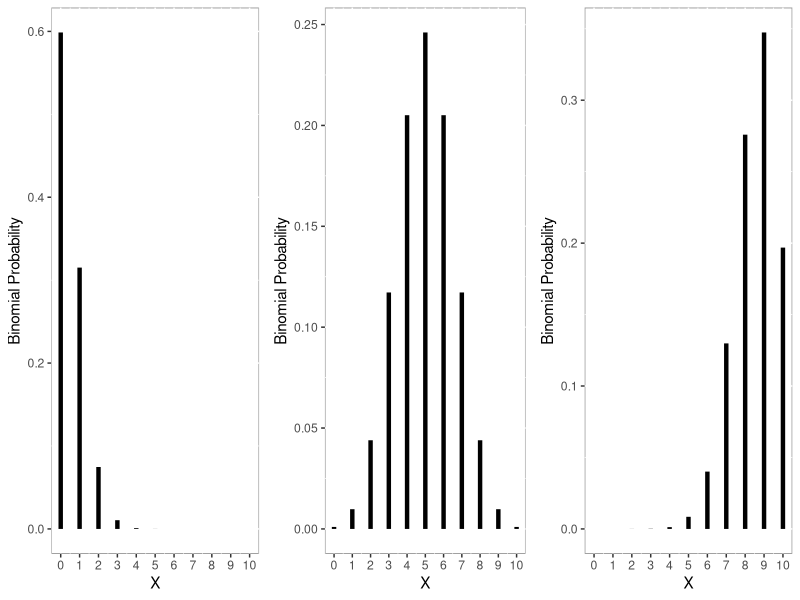
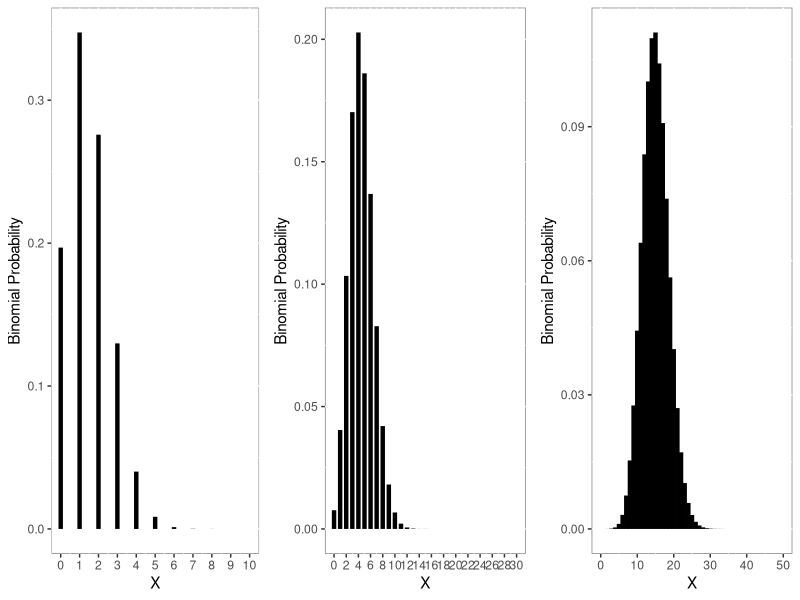

Source code (R) for these figures, in order:

#### function to generate the entire binomial distribution
gbinom <- function(n,prob){
xseq <- seq(0,n)
prob_seq <- sapply(xseq,dbinom,size=n,prob=prob)
return(prob_seq)
}



library(ggplot2)

n=10
p=0.05
try1 <- gbinom(n=n,prob=p)
df <- data.frame(X=seq(0,n),prob=try1)

g1<-ggplot(df, aes(X, prob)) +
  geom_linerange(
    aes(x = X, ymin = 0, ymax = prob), 
    color = "black", size = 1.5
    )+theme(panel.background = element_rect(fill = "white", colour = "grey50"))+ylab("Binomial Probability")+
  scale_x_continuous(breaks = seq(0, n, by = 1))




n=10
p=0.5
try1 <- gbinom(n=n,prob=p)
df <- data.frame(X=seq(0,n),prob=try1)

g2<-ggplot(df, aes(X, prob)) +
  geom_linerange(
    aes(x = X, ymin = 0, ymax = prob), 
    color = "black", size = 1.5
    )+theme(panel.background = element_rect(fill = "white", colour = "grey50"))+ylab("Binomial Probability")+
  scale_x_continuous(breaks = seq(0, n, by = 1))


n=10
p=0.85
try1 <- gbinom(n=n,prob=p)
df <- data.frame(X=seq(0,n),prob=try1)

g3<-ggplot(df, aes(X, prob)) +
  geom_linerange(
    aes(x = X, ymin = 0, ymax = prob), 
    color = "black", size = 1.5
    )+theme(panel.background = element_rect(fill = "white", colour = "grey50"))+ylab("Binomial Probability")+
  scale_x_continuous(breaks = seq(0, n, by = 1))

library("gridExtra")
grid.arrange(g1, g2,g3,ncol=3)


####################################




library(ggplot2)

n=10
try1 <- gbinom(n=n,prob=0.15)
df <- data.frame(X=seq(0,n),prob=try1)

g1<-ggplot(df, aes(X, prob)) +
  geom_linerange(
    aes(x = X, ymin = 0, ymax = prob), 
    color = "black", size = 1.5
    )+theme(panel.background = element_rect(fill = "white", colour = "grey50"))+ylab("Binomial Probability")+
  scale_x_continuous(breaks = seq(0, n, by = 1))




n=30
p=0.15
try1 <- gbinom(n=n,prob=p)
df <- data.frame(X=seq(0,n),prob=try1)

g2<-ggplot(df, aes(X, prob)) +
  geom_linerange(
    aes(x = X, ymin = 0, ymax = prob), 
    color = "black", size = 1.5
    )+theme(panel.background = element_rect(fill = "white", colour = "grey50"))+ylab("Binomial Probability")+
  scale_x_continuous(breaks = seq(0, n, by = 2))


n=100
p=0.15
try1 <- gbinom(n=n,prob=p)
df <- data.frame(X=seq(0,n),prob=try1)

g3<-ggplot(df, aes(X, prob)) +
  geom_linerange(
    aes(x = X, ymin = 0, ymax = prob), 
    color = "black", size = 1.5
    )+theme(panel.background = element_rect(fill = "white", colour = "grey50"))+ylab("Binomial Probability")+
  scale_x_continuous(breaks = seq(0, n, by = 10))+xlim(0,50)

library("gridExtra")
grid.arrange(g1, g2,g3,ncol=3)



calc1<- gbinom(200,0.6)
df <- data.frame(X=seq(0,200),prob=calc1)
sum(df[df$X>100,2])


